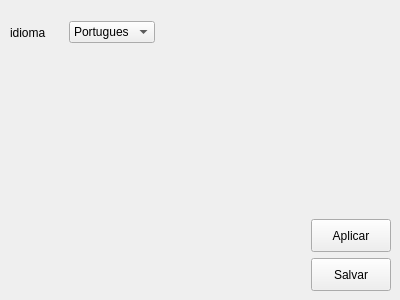
<?xml version="1.0" encoding="UTF-8"?>
<ui version="4.0">
 <class>option</class>
 <widget class="QMainWindow" name="option">
  <property name="geometry">
   <rect>
    <x>0</x>
    <y>0</y>
    <width>400</width>
    <height>300</height>
   </rect>
  </property>
  <property name="windowTitle">
   <string>option</string>
  </property>
  <widget class="QWidget" name="centralwidget">
   <layout class="QVBoxLayout" name="verticalLayout">
    <property name="spacing">
     <number>0</number>
    </property>
    <property name="leftMargin">
     <number>0</number>
    </property>
    <property name="topMargin">
     <number>0</number>
    </property>
    <property name="rightMargin">
     <number>0</number>
    </property>
    <property name="bottomMargin">
     <number>0</number>
    </property>
    <item>
     <widget class="QFrame" name="frame">
      <property name="frameShape">
       <enum>QFrame::Shape::NoFrame</enum>
      </property>
      <property name="frameShadow">
       <enum>QFrame::Shadow::Raised</enum>
      </property>
      <widget class="QWidget" name="layoutWidget">
       <property name="geometry">
        <rect>
         <x>10</x>
         <y>20</y>
         <width>145</width>
         <height>25</height>
        </rect>
       </property>
       <layout class="QHBoxLayout" name="horizontalLayout">
        <item>
         <widget class="QLabel" name="label">
          <property name="text">
           <string>idioma</string>
          </property>
         </widget>
        </item>
        <item>
         <widget class="QComboBox" name="comboBox">
          <item>
           <property name="text">
            <string>Portugues</string>
           </property>
          </item>
          <item>
           <property name="text">
            <string>Ingles</string>
           </property>
          </item>
         </widget>
        </item>
       </layout>
      </widget>
     </widget>
    </item>
    <item alignment="Qt::AlignmentFlag::AlignRight">
     <widget class="QFrame" name="frame_2">
      <property name="maximumSize">
       <size>
        <width>16777215</width>
        <height>90</height>
       </size>
      </property>
      <property name="frameShape">
       <enum>QFrame::Shape::NoFrame</enum>
      </property>
      <property name="frameShadow">
       <enum>QFrame::Shadow::Raised</enum>
      </property>
      <layout class="QVBoxLayout" name="verticalLayout_2">
       <item>
        <widget class="QPushButton" name="btn_aplicar">
         <property name="maximumSize">
          <size>
           <width>80</width>
           <height>40</height>
          </size>
         </property>
         <property name="text">
          <string>Aplicar</string>
         </property>
        </widget>
       </item>
       <item>
        <widget class="QPushButton" name="btn_salvar">
         <property name="maximumSize">
          <size>
           <width>80</width>
           <height>40</height>
          </size>
         </property>
         <property name="text">
          <string>Salvar</string>
         </property>
        </widget>
       </item>
      </layout>
     </widget>
    </item>
   </layout>
  </widget>
 </widget>
 <resources/>
 <connections/>
</ui>
